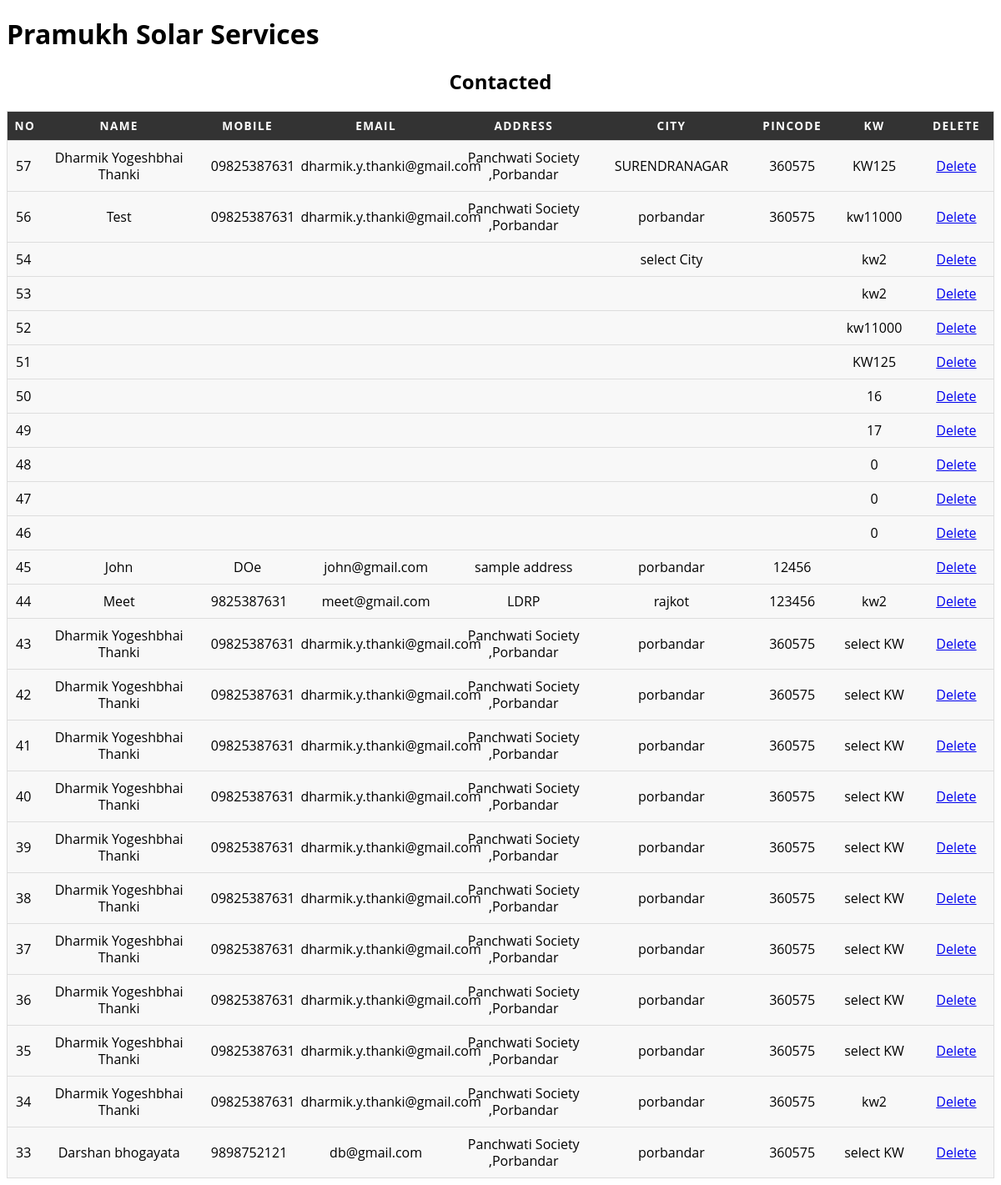
/pramukh/admin/show_contacts.php (signed in), run on the app's committed database.
### tables this page shows
CREATE TABLE `pramukhtbl` (
  `id` int(11) NOT NULL,
  `name` varchar(100) NOT NULL,
  `mobile` varchar(11) NOT NULL,
  `email` text NOT NULL,
  `address` text NOT NULL,
  `city` varchar(30) NOT NULL,
  `pincode` varchar(11) NOT NULL,
  `kw` text NOT NULL
);

### pramukh/admin/show_contacts.php (the view, shortened to what this page needs)
<?php
$servername = "localhost";
$username = "root";
$password = "";
$dbname = "pramukhdb";
$conn = new mysqli($servername, $username, $password, $dbname);
$sel_query = "SELECT * FROM pramukhtbl ORDER BY id DESC;";
$result = mysqli_query($conn, $sel_query);
?>
<!DOCTYPE html>
<html lang="en">
<head>
  <link rel="stylesheet" href="css/contact.css" />
</head>
<body>
  <h1>Pramukh Solar Services</h1>
<table>
  <h2 align="center">Contacted</h2>
  <thead>
    <tr>
    <th style="width: 2%;" scope="col" class="header">No</th>
      <th style="width: 20%;" scope="col" class="header">Name</th>
      <th style="width: 10%;" scope="col" class="header">Mobile</th>
      <th style="width: 20%;" scope="col" class="header">Email</th>
      <th style="width: 15%;" scope="col" class="header">Address</th>
      <th style="width: 20%;" scope="col"  class="header">City</th>
      <th style="width: 8%;" scope="col" class="header">Pincode</th>
      <th style="width: 10%;" scope="col" class="header">KW</th>
      <th style="width: 8%;" scope="col" class="header">Delete</th>
    </tr>
  </thead>
  <tbody>
  <?php
  while ($row = mysqli_fetch_assoc($result)) { ?>
    <tr>
      <td data-label="No"><?php echo htmlspecialchars($row["id"]); ?></td>
      <td data-label="Name"><?php echo htmlspecialchars($row["name"]); ?></td>
      <td data-label="Mobile"><?php echo htmlspecialchars($row["mobile"]); ?></td>
      <td data-label="Email"><?php echo htmlspecialchars($row["email"]); ?></td>
      <td data-label="Address"><?php echo htmlspecialchars($row["address"]); ?></td>
      <td data-label="City"><?php echo htmlspecialchars($row["city"]); ?></td>
      <td data-label="Pincode"><?php echo htmlspecialchars($row["pincode"]); ?></td>
      <td data-label="KW"><?php echo htmlspecialchars($row["kw"]); ?></td>
      <td align="center"><a href="delete_contact.php?id=<?php echo $row["id"]; ?>">Delete</a></td>
    </tr>
  <?php
  } ?>
  </tbody>
</table>
</body>
</html>

### pramukh/admin/css/contact.css (style rules this page uses)
table { border: 1px solid #ccc; border-collapse: collapse; margin: 0; padding: 0; width: 100%; table-layout: fixed; }
table tr { background-color: #f8f8f8; border: 1px solid #ddd; padding: .35em; }
.header { background-color: #333; color: white; position: -webkit-sticky; position: sticky; top: 0; width: 100%; z-index: 1000; }
table th, table td { padding: .625em; text-align: center; }
table th { font-size: .85em; letter-spacing: .1em; text-transform: uppercase; }
body { font-family: "Open Sans", sans-serif; line-height: 1.25; }

### data on the page
pramukhtbl: id "57", name "Dharmik Yogeshbhai Thanki", mobile "09825387631", email "dharmik.y.thanki@gmail.com", address "Panchwati Society ,Porbandar", city "SURENDRANAGAR", pincode "360575", kw "KW125"
pramukhtbl: id "56", name "Test", mobile "09825387631", email "dharmik.y.thanki@gmail.com", address "Panchwati Society ,Porbandar", city "porbandar", pincode "360575", kw "kw11000"
pramukhtbl: id "54", city "select City", kw "kw2"
pramukhtbl: id "53", kw "kw2"
pramukhtbl: id "52", kw "kw11000"
pramukhtbl: id "51", kw "KW125"
pramukhtbl: id "50", kw "16"
pramukhtbl: id "49", kw "17"
pramukhtbl: id "48", kw "0"
pramukhtbl: id "47", kw "0"
pramukhtbl: id "46", kw "0"
pramukhtbl: id "45", name "John", mobile "DOe", email "john@gmail.com", address "sample address", city "porbandar", pincode "12456"
pramukhtbl: id "44", name "Meet", mobile "9825387631", email "meet@gmail.com", address "LDRP", city "rajkot", pincode "123456", kw "kw2"
pramukhtbl: id "43", name "Dharmik Yogeshbhai Thanki", mobile "09825387631", email "dharmik.y.thanki@gmail.com", address "Panchwati Society ,Porbandar", city "porbandar", pincode "360575", kw "select KW"
pramukhtbl: id "42", name "Dharmik Yogeshbhai Thanki", mobile "09825387631", email "dharmik.y.thanki@gmail.com", address "Panchwati Society ,Porbandar", city "porbandar", pincode "360575", kw "select KW"
pramukhtbl: id "41", name "Dharmik Yogeshbhai Thanki", mobile "09825387631", email "dharmik.y.thanki@gmail.com", address "Panchwati Society ,Porbandar", city "porbandar", pincode "360575", kw "select KW"
pramukhtbl: id "40", name "Dharmik Yogeshbhai Thanki", mobile "09825387631", email "dharmik.y.thanki@gmail.com", address "Panchwati Society ,Porbandar", city "porbandar", pincode "360575", kw "select KW"
pramukhtbl: id "39", name "Dharmik Yogeshbhai Thanki", mobile "09825387631", email "dharmik.y.thanki@gmail.com", address "Panchwati Society ,Porbandar", city "porbandar", pincode "360575", kw "select KW"
pramukhtbl: id "38", name "Dharmik Yogeshbhai Thanki", mobile "09825387631", email "dharmik.y.thanki@gmail.com", address "Panchwati Society ,Porbandar", city "porbandar", pincode "360575", kw "select KW"
pramukhtbl: id "37", name "Dharmik Yogeshbhai Thanki", mobile "09825387631", email "dharmik.y.thanki@gmail.com", address "Panchwati Society ,Porbandar", city "porbandar", pincode "360575", kw "select KW"
pramukhtbl: id "36", name "Dharmik Yogeshbhai Thanki", mobile "09825387631", email "dharmik.y.thanki@gmail.com", address "Panchwati Society ,Porbandar", city "porbandar", pincode "360575", kw "select KW"
pramukhtbl: id "35", name "Dharmik Yogeshbhai Thanki", mobile "09825387631", email "dharmik.y.thanki@gmail.com", address "Panchwati Society ,Porbandar", city "porbandar", pincode "360575", kw "select KW"
pramukhtbl: id "34", name "Dharmik Yogeshbhai Thanki", mobile "09825387631", email "dharmik.y.thanki@gmail.com", address "Panchwati Society ,Porbandar", city "porbandar", pincode "360575", kw "kw2"
pramukhtbl: id "33", name "Darshan bhogayata", mobile "9898752121", email "db@gmail.com", address "Panchwati Society ,Porbandar", city "porbandar", pincode "360575", kw "select KW"
